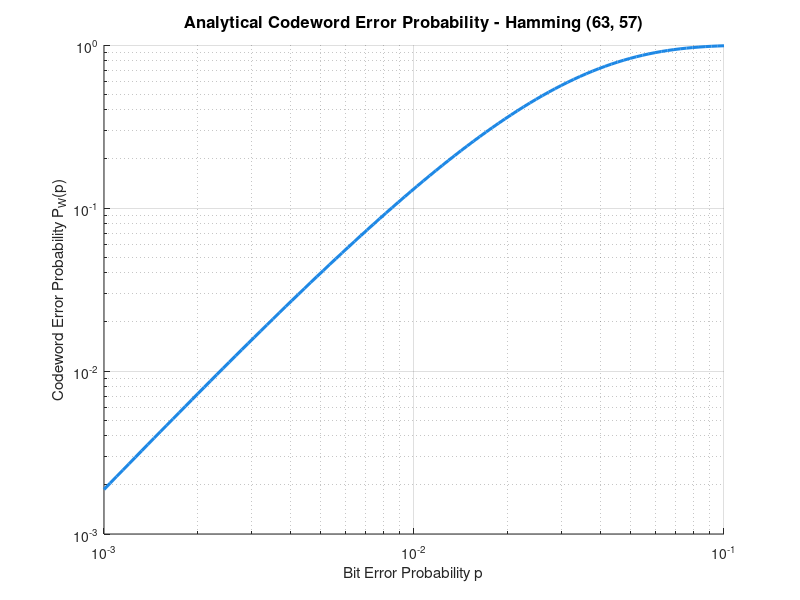
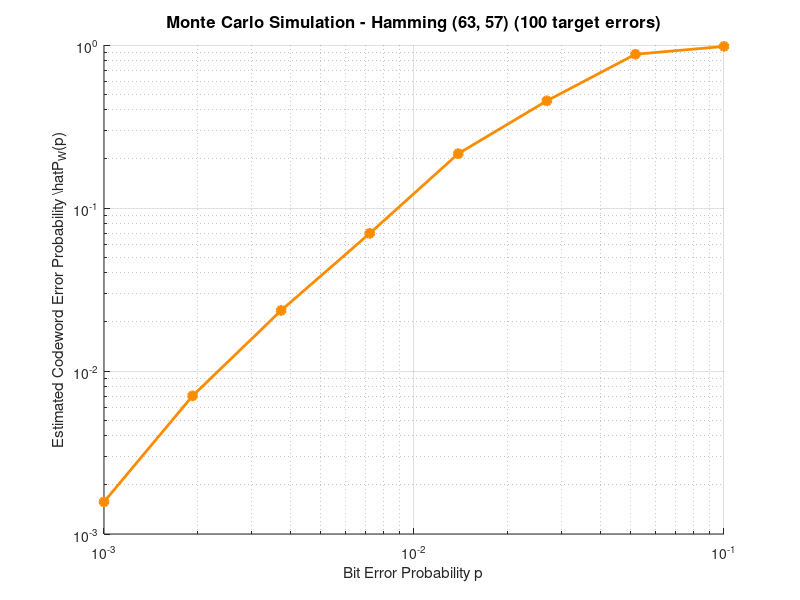
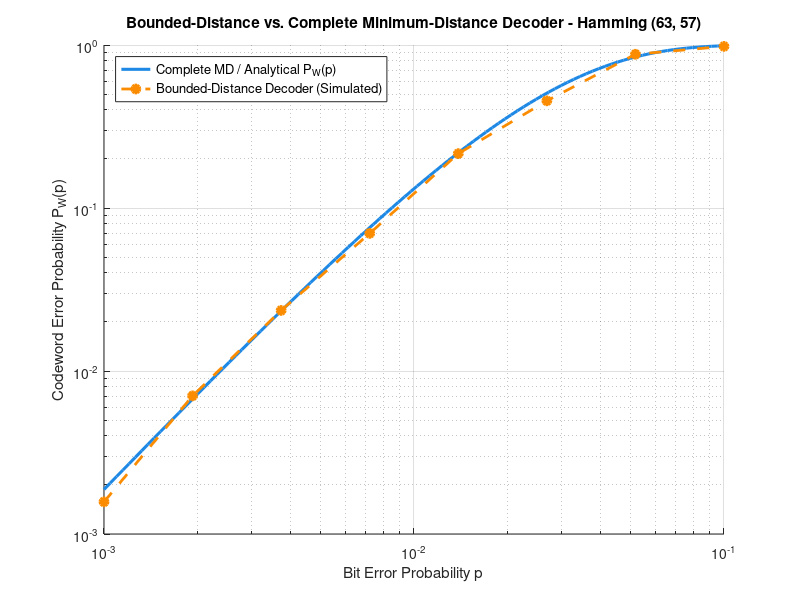

Write MATLAB code to recreate these figures, in order.
clc;
clear;
close all;
n=63;
k=57;
r=n-k;
%% 1
c = dec2bin(1:2^r-1,r)' - '0'; %matrix 6x63
w = sum(c,1); % weight=1;
P_T= c(:, w >= 2); %6x57
H = [P_T, eye(r)]; % parity check matrix
P=P_T';
G = [eye(k), P]; %Generator Matrix
%% 2
p_an = logspace(-3,-1,100);
pW_an = 1 -(1-p_an).^n -n.*p_an.*(1-p_an).^(n-1); %Analytical Formula

%% 3
fig_q2 = figure('Color', 'w', 'Position', [100, 100, 760, 400]);
loglog(p_an, pW_an, '-', 'Color', [30, 136, 229]/255, 'LineWidth', 2.2);
grid on; box off;
xlim([1e-3, 1e-1]);
xlabel('Bit Error Probability p', 'FontSize', 11);
ylabel('Codeword Error Probability P_W(p)', 'FontSize', 11);
title('Analytical Codeword Error Probability - Hamming (63, 57)', 'FontSize', 12);
exportgraphics(fig_q2, 'E5_1_Q2.png', 'Resolution', 300);


%% 4
p_sim = logspace(-3, -1, 8);
pW_sim = zeros(size(p_sim));
target_errors = 100;

twos = 2.^(r-1:-1:0); % Powers of 2
H_dec = twos * H;     % Valore decimale di ciascuna colonna di H (1 x 63)

for i = 1:length(p_sim)
    p = p_sim(i);
    current_errors = 0;
    totalWords = 0;

    while current_errors < target_errors
        % 1. Generazione messaggio e codeword
        messageBits = randi([0 1], 1, k);
        codeword = mod(messageBits * G, 2);

        % 2. Canale BSC: parola ricevuta
        receivedWord = mod(codeword + (rand(1, n) < p), 2);

        % 3. Calcolo sindrome in GF(2) e conversione in decimale
        syndrome_vec = mod(receivedWord * H', 2);
        syndrome = syndrome_vec * twos';

        % 4. Correzione cercando la colonna corrispondente in H_dec
        decodedWord = receivedWord;
        if syndrome > 0
            err_pos = find(H_dec == syndrome, 1);
            decodedWord(err_pos) = mod(decodedWord(err_pos) + 1, 2);
        end

        current_errors = current_errors + any(decodedWord ~= codeword);
        totalWords = totalWords + 1;
    end

    pW_sim(i) = current_errors / totalWords;
end
%% 5
fig_q3 = figure('Color', 'w', 'Position', [100, 100, 760, 400]);
loglog(p_sim, pW_sim, 'o-', 'Color', [251, 140, 0]/255, 'LineWidth', 2.0, 'MarkerSize', 6, 'MarkerFaceColor', [251, 140, 0]/255);
grid on; box off;
xlim([1e-3, 1e-1]);
xlabel('Bit Error Probability p', 'FontSize', 11);
ylabel('Estimated Codeword Error Probability \hat{P}_W(p)', 'FontSize', 11);
title('Monte Carlo Simulation - Hamming (63, 57) (100 target errors)', 'FontSize', 12);
exportgraphics(fig_q3, 'E5_1_Q3.png', 'Resolution', 300);

%% 6
fig_q5 = figure('Color', 'w', 'Position', [100, 100, 760, 400]);
loglog(p_an, pW_an, '-', 'Color', [30, 136, 229]/255, 'LineWidth', 2.2, ...
    'DisplayName', 'Complete MD / Analytical P_W(p)');
hold on;
loglog(p_sim, pW_sim, 'o--', 'Color', [251, 140, 0]/255, 'LineWidth', 2.0, ...
    'MarkerSize', 6, 'MarkerFaceColor', [251, 140, 0]/255, ...
    'DisplayName', 'Bounded-Distance Decoder (Simulated)');

grid on; box off;
xlim([1e-3, 1e-1]);
xlabel('Bit Error Probability p', 'FontSize', 11);
ylabel('Codeword Error Probability P_W(p)', 'FontSize', 11);
title('Bounded-Distance vs. Complete Minimum-Distance Decoder - Hamming (63, 57)', 'FontSize', 11);
legend('Location', 'northwest', 'FontSize', 9.5);
exportgraphics(fig_q5, 'E5_1_Q5.png', 'Resolution', 300);
% The simulated curve closely follows the analytical one showing how
% accurate the bounded-distance decoder is.

%% 7
%The C(63,57) binary Hamming code is a perfect code: the 2^57 is joint Hamming spheres of radius t = 1 
%each containing 2^6 vectors completely partition the entire ambient space
%Because every possible syndrome maps uniquely to an error pattern of weight <=1 and no
%received vector falls outside the decoding spheres, no decoding failures can ever occur
%Consequently, the bounded-distance decoder and the complete minimum-distance decoder
%are identical and yield the exact same codeword error probability over a BSC
